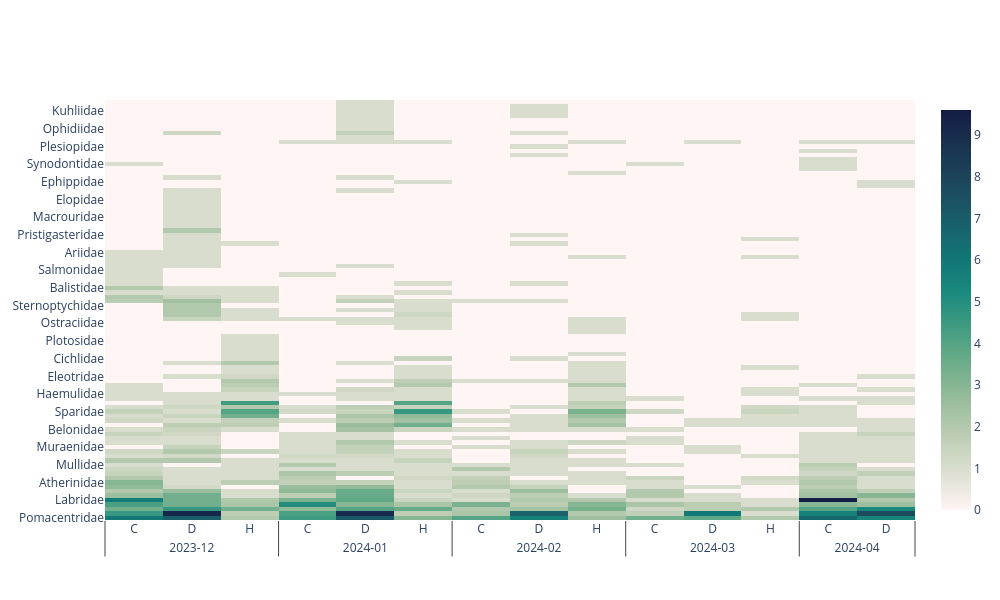

Notebook source saved alongside this figure:
### Markdown cell above
### Function `plot_heatmap`

### Code cell
dm_analyser.plot_heatmap(csv_path="./edNA/test_on_data/CJ_test/family_species_richness.csv",
                         values="richness",
                         index="family",
                         columns=["Date", "Site"],)

### Figure 1 — Plotly figure (JSON) as saved in the notebook; plotly's stock layout.template omitted (floating-point values rounded to 4 significant figures; data arrays with more than 128 entries replaced by an {"elided": "..."} marker saying what was removed)
{"data": [{"colorscale": [[0, "rgb(254, 245, 244)"], [0.09091, "rgb(222, 224, 210)"], [0.1818, "rgb(189, 206, 181)"], [0.2727, "rgb(153, 189, 156)"], [0.3636, "rgb(110, 173, 138)"], [0.4545, "rgb(65, 157, 129)"], [0.5455, "rgb(25, 137, 125)"], [0.6364, "rgb(18, 116, 117)"], [0.7273, "rgb(25, 94, 106)"], [0.8182, "rgb(28, 72, 93)"], [0.9091, "rgb(25, 51, 80)"], [1, "rgb(20, 29, 67)"]], "type": "heatmap", "x": [["2023-12", "2023-12", "2023-12", "2024-01", "2024-01", "2024-01", "2024-02", "2024-02", "2024-02", "2024-03", "2024-03", "2024-03", "2024-04", "2024-04"], ["C", "D", "H", "C", "D", "H", "C", "D", "H", "C", "D", "H", "C", "D"]], "y": ["Pomacentridae", "Blenniidae", "Gobiidae", "Mugilidae", "Labridae", "Tripterygiidae", "Kyphosidae", "Girellidae", "Atherinidae", "Terapontidae", "Chaetodontidae", "Scorpaenidae", "Mullidae", "Engraulidae", "Acanthuridae", "Pempheridae", "Muraenidae", "Serranidae", "Sebastidae", "Gobiesocidae", "Belonidae", "Carangidae", "Lutjanidae", "Scombridae", "Sparidae", "Apogonidae", "Clupeidae", "Diodontidae", "Haemulidae", "Monacanthidae", "Gerreidae", "Sphyraenidae", "Eleotridae", "Monodactylidae", "Scatophagidae", "Leiognathidae", "Cichlidae", "Centropomidae", "Ambassidae", "Poeciliidae", "Plotosidae", "Clariidae", "Centrarchidae", "Zenarchopteridae", "Ostraciidae", "Siganidae", "Polynemidae", "Sciaenidae", "Sternoptychidae", "Myctophidae", "Exocoetidae", "Trichiuridae", "Balistidae", "Fistulariidae", "Bothidae", "Trachipteridae", "Salmonidae", "Paralichthyidae", "Gempylidae", "Malacanthidae", "Ariidae", "Pomacanthidae", "Tetraodontidae", "Cirrhitidae", "Pristigasteridae", "Bregmacerotidae", "Hapalogenyidae", "Cynoglossidae", "Macrouridae", "Nemipteridae", "Pleuronectidae", "Moringuidae", "Elopidae", "Phosichthyidae", "Bathylagidae", "Pseudochromidae", "Ephippidae", "Triglidae", "Lethrinidae", "Acheilognathidae", "Synodontidae", "Lophiidae", "Molidae", "Congridae", "Plesiopidae", "Chanidae", "Oplegnathidae", "Isonidae", "Ophidiidae", "Labrisomidae", "Adrianichthyidae", "Acropomatidae", "Kuhliidae", "Dussumieriidae", "Uranoscopidae"], "z": {"elided": "95x14 float values"}}], "layout": {"height": 600, "width": 1000, "yaxis": {"title": {}}}}
